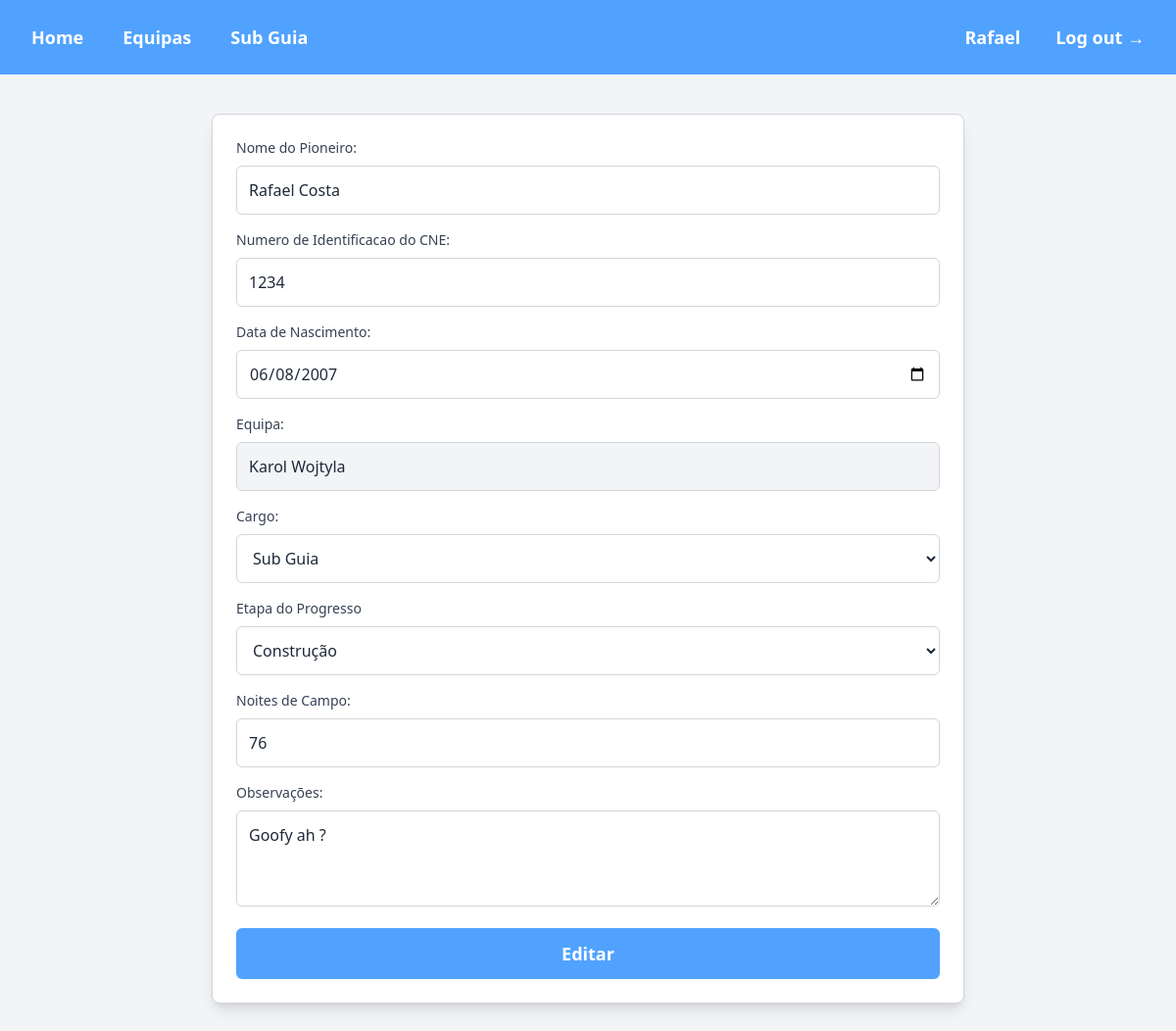
Screenshot of /public/form_update.php?id=1 (signed in) with the database file from the repository.
### tables this page shows
CREATE TABLE `pioneiros` (
  `id` int(11) NOT NULL,
  `nome` varchar(50) NOT NULL,
  `id_cne` int(11) NOT NULL,
  `dt_nascimento` date NOT NULL,
  `noites_campo` int(11) NOT NULL,
  `observacoes` text NOT NULL,
  `cargo_fk` int(11) NOT NULL,
  `equipa_fk` int(11) NOT NULL,
  `etapa_progresso_fk` int(11) NOT NULL
);

CREATE TABLE `equipas` (
  `equipa_id` int(11) NOT NULL,
  `equipa` varchar(20) NOT NULL
);

CREATE TABLE `cargos` (
  `cargo_id` int(11) NOT NULL,
  `cargo` varchar(20) NOT NULL
);

CREATE TABLE `etapas_progresso` (
  `etapa_id` int(11) NOT NULL,
  `etapa_progresso` varchar(20) NOT NULL
);

### public/form_update.php (the view, shortened to what this page needs)
<?php
    require '../private/connection.php';
    $id = $_GET['id'];
    $sql = "SELECT * from pioneiros as p
            join cargos as c on p.cargo_fk = c.cargo_id
            join equipas as e on p.equipa_fk = e.equipa_id
            join etapas_progresso as ep on p.etapa_progresso_fk = ep.etapa_id
            where p.id = $id";
    $result = $connection->query($sql);
    $row = $result->fetch_assoc();
?>
<!DOCTYPE html>
<html lang="en">
<head>
    <script src="https://unpkg.com/@tailwindcss/browser@4"></script>
</head>
<?php include('header.php'); ?>
<body class="bg-gray-100">
    <div class="flex justify-center py-10">
        <section class="bg-white border border-gray-300 rounded-lg shadow-lg p-6 w-full max-w-3xl">
            <form action="../private/update_pioneiro.php" method="post">
                <label class="block text-sm font-medium text-gray-700 mb-2">Nome do Pioneiro: </label>
                <input type="text" name="nome" value="<?php echo $row['nome']; ?>" class="w-full p-3 border border-gray-300 rounded-md text-gray-800 mb-4 focus:outline-none focus:border-blue-500 focus:ring-1 focus:ring-blue-500"><br>
                <label class="block text-sm font-medium text-gray-700 mb-2">Numero de Identificacao do CNE: </label>
                <input type="number" name="id_cne" value="<?php echo $row['id_cne']; ?>" class="w-full p-3 border border-gray-300 rounded-md text-gray-800 mb-4 focus:outline-none focus:border-blue-500 focus:ring-1 focus:ring-blue-500"><br>
                <label class="block text-sm font-medium text-gray-700 mb-2">Data de Nascimento: </label>
                <input type="date" name="dt_nascimento" value="<?php echo $row['dt_nascimento']; ?>" class="w-full p-3 border border-gray-300 rounded-md text-gray-800 mb-4 focus:outline-none focus:border-blue-500 focus:ring-1 focus:ring-blue-500"><br>
                <label class="block text-sm font-medium text-gray-700 mb-2">Equipa: </label>
                <input type="text" name="equipa" value="<?= htmlspecialchars($row['equipa']); ?>" readonly class="w-full p-3 border border-gray-300 rounded-md text-gray-800 bg-gray-100 mb-4"><br>
                <label for="cargo" class="block text-sm font-medium text-gray-700 mb-2">Cargo:</label>
                <select id="cargo" name="cargo" class="w-full p-3 border border-gray-300 rounded-md text-gray-800 mb-4 focus:outline-none focus:border-blue-500 focus:ring-1 focus:ring-blue-500">
                    <option value="2" <?php echo $row['cargo'] == 'Sub Guia' ? 'selected' : ''; ?>>Sub Guia</option>
                </select><br>
                <label for="etapaprogresso" class="block text-sm font-medium text-gray-700 mb-2">Etapa do Progresso</label>
                <select id="etapaprogresso" name="etapaprogresso" value="<?php echo $row['etapa_progresso'] ?>" class="w-full p-3 border border-gray-300 rounded-md text-gray-800 mb-4 focus:outline-none focus:border-blue-500 focus:ring-1 focus:ring-blue-500">
                    <option value="4" <?php echo $row['etapa_progresso'] == 'Construcao' ? 'selected' : ''; ?>>Construção</option>
                </select><br>
                <label class="block text-sm font-medium text-gray-700 mb-2">Noites de Campo: </label>
                <input type="number" name="noitescampo" id="noitescampo" value="<?php echo $row['noites_campo']; ?>" class="w-full p-3 border border-gray-300 rounded-md text-gray-800 mb-4 focus:outline-none focus:border-blue-500 focus:ring-1 focus:ring-blue-500"><br>
                <label class="block text-sm font-medium text-gray-700 mb-2">Observações:</label>
                <textarea id="observacoes" name="observacoes" rows="3" cols="50" class="w-full p-3 border border-gray-300 rounded-md text-gray-800 mb-4 focus:outline-none focus:border-blue-500 focus:ring-1 focus:ring-blue-500"><?php echo htmlspecialchars($row['observacoes']); ?></textarea><br>
                <input type="submit" value="Editar" class="w-full bg-blue-400 text-white py-3 px-4 rounded-md text-lg font-semibold hover:bg-blue-500 focus:outline-none focus:ring-2 focus:ring-blue-500 focus:ring-opacity-50">
            </form>
        </section>
    </div>
</body>
</html>

### rows the page displays
pioneiros: nome "Rafael Costa", id_cne "1234", dt_nascimento "06/08/2007", equipa "Karol Wojtyla", noitescampo "76", observacoes "Goofy ah ?"
cargos: cargo "Sub Guia"
etapas_progresso: etapaprogresso "Construção"

### other values shown
$cargo "Sub Guia"
$primeiroNome "Rafael"
